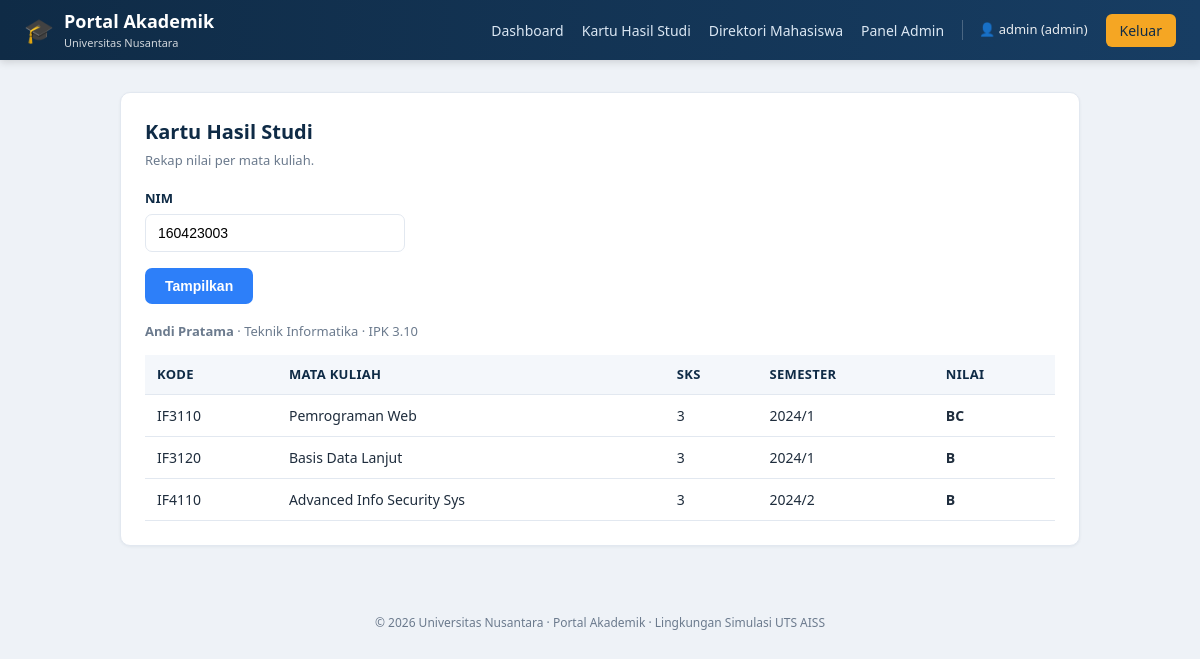
The app's page /app/nilai.php?nim=160423003 (signed in) with its own data.
### tables this page shows
CREATE TABLE IF NOT EXISTS mahasiswa (
    nim       VARCHAR(15) PRIMARY KEY,
    nama      VARCHAR(100) NOT NULL,
    prodi     VARCHAR(60)  NOT NULL,
    angkatan  YEAR         NOT NULL,
    email     VARCHAR(100) NOT NULL,
    ipk       DECIMAL(3,2) NOT NULL DEFAULT 0.00,
     
    no_telp   VARCHAR(20)  NULL,
    alamat    VARCHAR(200) NULL
);

CREATE TABLE IF NOT EXISTS nilai (
    id          INT AUTO_INCREMENT PRIMARY KEY,
    nim         VARCHAR(15) NOT NULL,
    kode_mk     VARCHAR(10) NOT NULL,
    nama_mk     VARCHAR(100) NOT NULL,
    sks         TINYINT      NOT NULL,
    semester    VARCHAR(10)  NOT NULL,
    nilai_huruf CHAR(2)      NOT NULL,
    FOREIGN KEY (nim) REFERENCES mahasiswa(nim)
);

### app/nilai.php (the view, shortened to what this page needs)
<?php
require __DIR__ . '/db.php';
require __DIR__ . '/header.php';
$nim = $_GET['nim'] ?? ($_SESSION['nim'] ?? '');
$safe = mysqli_real_escape_string($conn, $nim);
$mhs  = mysqli_fetch_assoc(mysqli_query($conn, "SELECT * FROM mahasiswa WHERE nim='$safe'"));
$rows = mysqli_query($conn, "SELECT * FROM nilai WHERE nim='$safe' ORDER BY semester");
?>
<div class="card">
  <h2>Kartu Hasil Studi</h2>
  <p class="sub">Rekap nilai per mata kuliah.</p>
  <form method="get" action="/nilai.php" style="margin-bottom:18px">
    <div class="form-group" style="max-width:260px">
      <label>NIM</label>
      <input type="text" name="nim" value="<?= htmlspecialchars($nim) ?>">
    </div>
    <button class="btn" type="submit">Tampilkan</button>
  </form>
  <?php if ($mhs): ?>
    <p class="muted"><strong><?= htmlspecialchars($mhs['nama']) ?></strong>
       · <?= htmlspecialchars($mhs['prodi']) ?> · IPK <?= htmlspecialchars($mhs['ipk']) ?></p>
    <table>
      <thead><tr><th>Kode</th><th>Mata Kuliah</th><th>SKS</th><th>Semester</th><th>Nilai</th></tr></thead>
      <tbody>
      <?php while ($r = mysqli_fetch_assoc($rows)): ?>
        <tr>
          <td><?= htmlspecialchars($r['kode_mk']) ?></td>
          <td><?= htmlspecialchars($r['nama_mk']) ?></td>
          <td><?= htmlspecialchars($r['sks']) ?></td>
          <td><?= htmlspecialchars($r['semester']) ?></td>
          <td><strong><?= htmlspecialchars($r['nilai_huruf']) ?></strong></td>
        </tr>
      <?php endwhile; ?>
      </tbody>
    </table>
  <?php else: ?>
    <div class="alert alert-info">Data untuk NIM tersebut tidak ditemukan.</div>
  <?php endif; ?>
</div>
<?php require __DIR__ . '/footer.php'; ?>

### app/style.css (style rules this page uses)
:root { --navy:#0f2b46; --navy2:#173d63; --accent:#f5a623; --accent2:#2d7ff9; --bg:#eef2f7; --card:#ffffff; --text:#1f2d3d; --muted:#6b7a8d; --ok:#1e9e6a; --bad:#d0342c; --line:#e2e8f0; }
* { box-sizing:border-box }
body { margin:0;font-family:"Segoe UI",Roboto,Helvetica,Arial,sans-serif; background:var(--bg);color:var(--text);line-height:1.5 }
.card { background:var(--card);border:1px solid var(--line);border-radius:10px; padding:24px;margin-bottom:22px;box-shadow:0 1px 3px rgba(15,43,70,.06) }
.card h2 { margin:0 0 4px;font-size:20px;color:var(--navy) }
.card .sub { color:var(--muted);font-size:13px;margin:0 0 18px }
.form-group { margin-bottom:16px }
.form-group label { display:block;font-size:13px;font-weight:600;margin-bottom:6px;color:var(--navy) }
input[type=text],input[type=password],input[type=search] { width:100%;padding:10px 12px;border:1px solid var(--line);border-radius:7px;font-size:14px }
.btn { display:inline-block;background:var(--accent2);color:#fff;border:none; padding:10px 20px;border-radius:7px;font-size:14px;font-weight:600;cursor:pointer }
table { width:100%;border-collapse:collapse;font-size:14px }
th,td { text-align:left;padding:10px 12px;border-bottom:1px solid var(--line) }
th { background:#f4f7fb;color:var(--navy);font-weight:600;font-size:13px;text-transform:uppercase;letter-spacing:.3px }
.muted { color:var(--muted);font-size:13px }

### records on screen
mahasiswa: nama "Andi Pratama", prodi "Teknik Informatika", ipk "3.10"
nilai: kode_mk "IF3110", nama_mk "Pemrograman Web", sks "3", semester "2024/1", nilai_huruf "BC"
nilai: kode_mk "IF3120", nama_mk "Basis Data Lanjut", sks "3", semester "2024/1", nilai_huruf "B"
nilai: kode_mk "IF4110", nama_mk "Advanced Info Security Sys", sks "3", semester "2024/2", nilai_huruf "B"

### other values on screen
$username "admin"
$role "admin"
